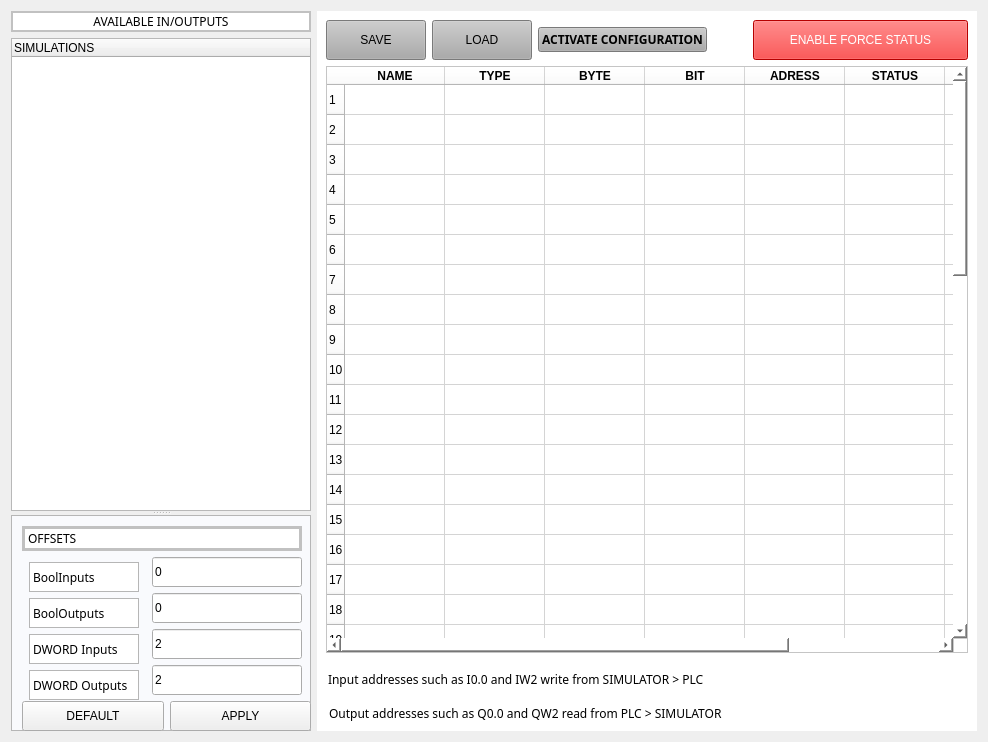
         <widget class="QWidget" name="IOPage">
          <property name="styleSheet">
           <string notr="true"/>
          </property>
          <layout class="QHBoxLayout" name="horizontalLayout_27">
           <item>
            <layout class="QHBoxLayout" name="horizontalLayout_26">
             <property name="leftMargin">
              <number>0</number>
             </property>
             <item>
              <widget class="QSplitter" name="splitter">
               <property name="styleSheet">
                <string notr="true">QLabel{
background-color: rgb(255, 255, 255);
border: 1px solid rgb(182, 182, 182);

}</string>
               </property>
               <property name="orientation">
                <enum>Qt::Vertical</enum>
               </property>
               <widget class="QWidget" name="TREE" native="true">
                <property name="sizePolicy">
                 <sizepolicy hsizetype="Expanding" vsizetype="Expanding">
                  <horstretch>0</horstretch>
                  <verstretch>0</verstretch>
                 </sizepolicy>
                </property>
                <property name="minimumSize">
                 <size>
                  <width>300</width>
                  <height>500</height>
                 </size>
                </property>
                <property name="sizeIncrement">
                 <size>
                  <width>0</width>
                  <height>0</height>
                 </size>
                </property>
                <layout class="QVBoxLayout" name="verticalLayout_11">
                 <property name="sizeConstraint">
                  <enum>QLayout::SetMaximumSize</enum>
                 </property>
                 <property name="leftMargin">
                  <number>0</number>
                 </property>
                 <property name="topMargin">
                  <number>0</number>
                 </property>
                 <property name="rightMargin">
                  <number>0</number>
                 </property>
                 <property name="bottomMargin">
                  <number>0</number>
                 </property>
                 <item>
                  <widget class="QLabel" name="label_34">
                   <property name="font">
                    <font>
                     <family>Segoe UI,Arial,sans-serif</family>
                    </font>
                   </property>
                   <property name="styleSheet">
                    <string notr="true">border: 2px solid rgb(193, 193, 193);</string>
                   </property>
                   <property name="text">
                    <string>AVAILABLE IN/OUTPUTS</string>
                   </property>
                   <property name="alignment">
                    <set>Qt::AlignCenter</set>
                   </property>
                  </widget>
                 </item>
                 <item>
                  <widget class="QTreeWidget" name="treeWidget_IO">
                   <property name="minimumSize">
                    <size>
                     <width>250</width>
                     <height>300</height>
                    </size>
                   </property>
                   <column>
                    <property name="text">
                     <string notr="true">SIMULATIONS</string>
                    </property>
                   </column>
                  </widget>
                 </item>
                </layout>
               </widget>
               <widget class="QWidget" name="OffsetMenu" native="true">
                <property name="sizePolicy">
                 <sizepolicy hsizetype="Expanding" vsizetype="Expanding">
                  <horstretch>0</horstretch>
                  <verstretch>0</verstretch>
                 </sizepolicy>
                </property>
                <property name="maximumSize">
                 <size>
                  <width>16777215</width>
                  <height>290</height>
                 </size>
                </property>
                <property name="styleSheet">
                 <string notr="true">#OffsetMenu{
    border: 1px solid rgb(182, 182, 182);
    background-color: #f9fafd;
}

Qlabel{
  border: 1px solid rgb(182, 182, 182);
}</string>
                </property>
                <layout class="QVBoxLayout" name="verticalLayout_12">
                 <property name="leftMargin">
                  <number>11</number>
                 </property>
                 <property name="topMargin">
                  <number>11</number>
                 </property>
                 <item>
                  <widget class="QLabel" name="OffsTitle">
                   <property name="sizePolicy">
                    <sizepolicy hsizetype="Fixed" vsizetype="Preferred">
                     <horstretch>0</horstretch>
                     <verstretch>0</verstretch>
                    </sizepolicy>
                   </property>
                   <property name="minimumSize">
                    <size>
                     <width>50</width>
                     <height>25</height>
                    </size>
                   </property>
                   <property name="maximumSize">
                    <size>
                     <width>280</width>
                     <height>25</height>
                    </size>
                   </property>
                   <property name="font">
                    <font>
                     <family>Segoe UI,Arial,sans-serif</family>
                    </font>
                   </property>
                   <property name="styleSheet">
                    <string notr="true">background-color: rgb(255, 255, 255);
border: 3px solid rgb(193, 193, 193);
</string>
                   </property>
                   <property name="text">
                    <string>OFFSETS</string>
                   </property>
                  </widget>
                 </item>
                 <item>
                  <layout class="QHBoxLayout" name="BoolIn_1">
                   <item>
                    <widget class="QLabel" name="offs_name_2">
                     <property name="minimumSize">
                      <size>
                       <width>0</width>
                       <height>30</height>
                      </size>
                     </property>
                     <property name="maximumSize">
                      <size>
                       <width>110</width>
                       <height>20</height>
                      </size>
                     </property>
                     <property name="font">
                      <font>
                       <family>Segoe UI,Arial,sans-serif</family>
                      </font>
                     </property>
                     <property name="styleSheet">
                      <string notr="true"/>
                     </property>
                     <property name="text">
                      <string>BoolInputs</string>
                     </property>
                    </widget>
                   </item>
                   <item>
                    <widget class="QLineEdit" name="QLineEdit_BoolInput">
                     <property name="minimumSize">
                      <size>
                       <width>50</width>
                       <height>30</height>
                      </size>
                     </property>
                     <property name="maximumSize">
                      <size>
                       <width>150</width>
                       <height>30</height>
                      </size>
                     </property>
                     <property name="layoutDirection">
                      <enum>Qt::LeftToRight</enum>
                     </property>
                     <property name="styleSheet">
                      <string notr="true"/>
                     </property>
                     <property name="text">
                      <string>0</string>
                     </property>
                    </widget>
                   </item>
                  </layout>
                 </item>
                 <item>
                  <layout class="QHBoxLayout" name="BoolOut_1">
                   <item>
                    <widget class="QLabel" name="offs_name">
                     <property name="minimumSize">
                      <size>
                       <width>0</width>
                       <height>30</height>
                      </size>
                     </property>
                     <property name="maximumSize">
                      <size>
                       <width>110</width>
                       <height>20</height>
                      </size>
                     </property>
                     <property name="font">
                      <font>
                       <family>Segoe UI,Arial,sans-serif</family>
                      </font>
                     </property>
                     <property name="styleSheet">
                      <string notr="true"/>
                     </property>
                     <property name="text">
                      <string>BoolOutputs</string>
                     </property>
                    </widget>
                   </item>
                   <item>
                    <widget class="QLineEdit" name="QLineEdit_BoolOutput">
                     <property name="minimumSize">
                      <size>
                       <width>50</width>
                       <height>30</height>
                      </size>
                     </property>
                     <property name="maximumSize">
                      <size>
                       <width>150</width>
                       <height>30</height>
                      </size>
                     </property>
                     <property name="layoutDirection">
                      <enum>Qt::LeftToRight</enum>
                     </property>
                     <property name="styleSheet">
                      <string notr="true"/>
                     </property>
                     <property name="text">
                      <string>0</string>
                     </property>
                    </widget>
                   </item>
                  </layout>
                 </item>
                 <item>
                  <layout class="QHBoxLayout" name="DWORDIn_1">
                   <item>
                    <widget class="QLabel" name="offs_name_3">
                     <property name="minimumSize">
                      <size>
                       <width>0</width>
                       <height>30</height>
                      </size>
                     </property>
                     <property name="maximumSize">
                      <size>
                       <width>110</width>
                       <height>20</height>
                      </size>
                     </property>
                     <property name="font">
                      <font>
                       <family>Segoe UI,Arial,sans-serif</family>
                      </font>
                     </property>
                     <property name="styleSheet">
                      <string notr="true"/>
                     </property>
                     <property name="text">
                      <string>DWORD Inputs</string>
                     </property>
                    </widget>
                   </item>
                   <item>
                    <widget class="QLineEdit" name="QLineEdit_DWORDInput">
                     <property name="minimumSize">
                      <size>
                       <width>50</width>
                       <height>30</height>
                      </size>
                     </property>
                     <property name="maximumSize">
                      <size>
                       <width>150</width>
                       <height>30</height>
                      </size>
                     </property>
                     <property name="layoutDirection">
                      <enum>Qt::LeftToRight</enum>
                     </property>
                     <property name="styleSheet">
                      <string notr="true"/>
                     </property>
                     <property name="text">
                      <string>2</string>
                     </property>
                    </widget>
                   </item>
                  </layout>
                 </item>
                 <item>
                  <layout class="QHBoxLayout" name="DWORDOut_1">
                   <item>
                    <widget class="QLabel" name="offs_name_4">
                     <property name="minimumSize">
                      <size>
                       <width>0</width>
                       <height>30</height>
                      </size>
                     </property>
                     <property name="maximumSize">
                      <size>
                       <width>110</width>
                       <height>20</height>
                      </size>
                     </property>
                     <property name="font">
                      <font>
                       <family>Segoe UI,Arial,sans-serif</family>
                      </font>
                     </property>
                     <property name="styleSheet">
                      <string notr="true"/>
                     </property>
                     <property name="text">
                      <string>DWORD Outputs</string>
                     </property>
                    </widget>
                   </item>
                   <item>
                    <widget class="QLineEdit" name="QLineEdit_DWORDOutput">
                     <property name="minimumSize">
                      <size>
                       <width>50</width>
                       <height>30</height>
                      </size>
                     </property>
                     <property name="maximumSize">
                      <size>
                       <width>150</width>
                       <height>30</height>
                      </size>
                     </property>
                     <property name="layoutDirection">
                      <enum>Qt::LeftToRight</enum>
                     </property>
                     <property name="styleSheet">
                      <string notr="true"/>
                     </property>
                     <property name="text">
                      <string>2</string>
                     </property>
                    </widget>
                   </item>
                  </layout>
                 </item>
                 <item>
                  <layout class="QHBoxLayout" name="horizontalLayout_24">
                   <item>
                    <widget class="QPushButton" name="pushButton_DefaultOffset">
                     <property name="sizePolicy">
                      <sizepolicy hsizetype="Expanding" vsizetype="Fixed">
                       <horstretch>0</horstretch>
                       <verstretch>0</verstretch>
                      </sizepolicy>
                     </property>
                     <property name="minimumSize">
                      <size>
                       <width>40</width>
                       <height>30</height>
                      </size>
                     </property>
                     <property name="maximumSize">
                      <size>
                       <width>16777215</width>
                       <height>30</height>
                      </size>
                     </property>
                     <property name="styleSheet">
                      <string notr="true"/>
                     </property>
                     <property name="text">
                      <string>DEFAULT</string>
                     </property>
                    </widget>
                   </item>
                   <item>
                    <widget class="QPushButton" name="pushButton_ApplyOffset">
                     <property name="sizePolicy">
                      <sizepolicy hsizetype="Expanding" vsizetype="Fixed">
                       <horstretch>0</horstretch>
                       <verstretch>0</verstretch>
                      </sizepolicy>
                     </property>
                     <property name="minimumSize">
                      <size>
                       <width>40</width>
                       <height>30</height>
                      </size>
                     </property>
                     <property name="maximumSize">
                      <size>
                       <width>10000</width>
                       <height>30</height>
                      </size>
                     </property>
                     <property name="styleSheet">
                      <string notr="true"/>
                     </property>
                     <property name="text">
                      <string>APPLY</string>
                     </property>
                    </widget>
                   </item>
                  </layout>
                 </item>
                </layout>
               </widget>
              </widget>
             </item>
             <item>
              <widget class="QWidget" name="tableWidget" native="true">
               <property name="styleSheet">
                <string notr="true">background-color: rgb(255, 255, 255);</string>
               </property>
               <layout class="QVBoxLayout" name="verticalLayout_10">
                <item>
                 <layout class="QHBoxLayout" name="horizontalLayout_28">
                  <item>
                   <widget class="QPushButton" name="pushButton_SaveIO">
                    <property name="minimumSize">
                     <size>
                      <width>100</width>
                      <height>40</height>
                     </size>
                    </property>
                    <property name="maximumSize">
                     <size>
                      <width>100</width>
                      <height>16777215</height>
                     </size>
                    </property>
                    <property name="autoFillBackground">
                     <bool>false</bool>
                    </property>
                    <property name="styleSheet">
                     <string notr="true">background-color: rgb(171, 171, 171);</string>
                    </property>
                    <property name="text">
                     <string>SAVE</string>
                    </property>
                    <property name="icon">
                     <iconset resource="Resource.qrc">
                      <normaloff>:/icon/media/icon/save-32.ico</normaloff>:/icon/media/icon/save-32.ico</iconset>
                    </property>
                   </widget>
                  </item>
                  <item>
                   <widget class="QPushButton" name="pushButton_LoadIO">
                    <property name="minimumSize">
                     <size>
                      <width>100</width>
                      <height>40</height>
                     </size>
                    </property>
                    <property name="maximumSize">
                     <size>
                      <width>100</width>
                      <height>16777215</height>
                     </size>
                    </property>
                    <property name="autoFillBackground">
                     <bool>false</bool>
                    </property>
                    <property name="styleSheet">
                     <string notr="true">background-color: rgb(171, 171, 171);</string>
                    </property>
                    <property name="text">
                     <string>LOAD</string>
                    </property>
                    <property name="icon">
                     <iconset resource="Resource.qrc">
                      <normaloff>:/icon/media/icon/icons_open.svg</normaloff>:/icon/media/icon/icons_open.svg</iconset>
                    </property>
                   </widget>
                  </item>
                  <item>
                   <widget class="QPushButton" name="pushButton_ReloadConfig">
                    <property name="font">
                     <font>
                      <family>Segoe UI,Arial,sans-serif</family>
                      <weight>75</weight>
                      <bold>true</bold>
                     </font>
                    </property>
                    <property name="autoFillBackground">
                     <bool>false</bool>
                    </property>
                    <property name="styleSheet">
                     <string notr="true">background-color: rgb(171, 171, 171);</string>
                    </property>
                    <property name="text">
                     <string>ACTIVATE CONFIGURATION</string>
                    </property>
                    <property name="icon">
                     <iconset>
                      <normaloff>icon/refresh-svgrepo-com.svg</normaloff>icon/refresh-svgrepo-com.svg</iconset>
                    </property>
                   </widget>
                  </item>
                  <item>
                   <spacer name="horizontalSpacer_18">
                    <property name="orientation">
                     <enum>Qt::Horizontal</enum>
                    </property>
                    <property name="sizeHint" stdset="0">
                     <size>
                      <width>40</width>
                      <height>20</height>
                     </size>
                    </property>
                   </spacer>
                  </item>
                  <item>
                   <widget class="QPushButton" name="pushButton_AllowForce">
                    <property name="minimumSize">
                     <size>
                      <width>215</width>
                      <height>40</height>
                     </size>
                    </property>
                    <property name="maximumSize">
                     <size>
                      <width>215</width>
                      <height>16777215</height>
                     </size>
                    </property>
                    <property name="styleSheet">
                     <string notr="true">
#pushButton_AllowForce {
    background-color: rgb(255, 0, 0);
	color: rgb(255, 255, 255);
}


#pushButton_AllowForce:checked {
    background-color: rgb(0, 255, 0); 
    color: black;

}</string>
                    </property>
                    <property name="text">
                     <string>ENABLE FORCE STATUS</string>
                    </property>
                    <property name="checkable">
                     <bool>true</bool>
                    </property>
                   </widget>
                  </item>
                 </layout>
                </item>
                <item>
                 <widget class="QTableWidget" name="tableWidget_IO">
                  <property name="acceptDrops">
                   <bool>true</bool>
                  </property>
                  <property name="rowCount">
                   <number>50</number>
                  </property>
                  <property name="columnCount">
                   <number>8</number>
                  </property>
                  <row/>
                  <row/>
                  <row/>
                  <row/>
                  <row/>
                  <row/>
                  <row/>
                  <row/>
                  <row/>
                  <row/>
                  <row/>
                  <row/>
                  <row/>
                  <row/>
                  <row/>
                  <row/>
                  <row/>
                  <row/>
                  <row/>
                  <row/>
                  <row/>
                  <row/>
                  <row/>
                  <row/>
                  <row/>
                  <row/>
                  <row/>
                  <row/>
                  <row/>
                  <row/>
                  <row/>
                  <row/>
                  <row/>
                  <row/>
                  <row/>
                  <row/>
                  <row/>
                  <row/>
                  <row/>
                  <row/>
                  <row/>
                  <row/>
                  <row/>
                  <row/>
                  <row/>
                  <row/>
                  <row/>
                  <row/>
                  <row/>
                  <row/>
                  <column>
                   <property name="text">
                    <string>NAME</string>
                   </property>
                   <property name="font">
                    <font>
                     <weight>75</weight>
                     <bold>true</bold>
                    </font>
                   </property>
                   <property name="background">
                    <color>
                     <red>221</red>
                     <green>221</green>
                     <blue>221</blue>
                    </color>
                   </property>
                  </column>
                  <column>
                   <property name="text">
                    <string>TYPE</string>
                   </property>
                   <property name="font">
                    <font>
                     <weight>75</weight>
                     <bold>true</bold>
                    </font>
                   </property>
                   <property name="background">
                    <color>
                     <red>221</red>
                     <green>221</green>
                     <blue>221</blue>
                    </color>
                   </property>
                  </column>
                  <column>
                   <property name="text">
                    <string>BYTE</string>
                   </property>
                   <property name="font">
                    <font>
                     <weight>75</weight>
                     <bold>true</bold>
                    </font>
                   </property>
                   <property name="background">
                    <color>
                     <red>221</red>
                     <green>221</green>
                     <blue>221</blue>
                    </color>
                   </property>
                  </column>
                  <column>
                   <property name="text">
                    <string>BIT</string>
                   </property>
                   <property name="font">
                    <font>
                     <weight>75</weight>
                     <bold>true</bold>
                    </font>
                   </property>
                   <property name="background">
                    <color>
                     <red>221</red>
                     <green>221</green>
                     <blue>221</blue>
                    </color>
                   </property>
                  </column>
                  <column>
                   <property name="text">
                    <string>ADRESS</string>
                   </property>
                   <property name="font">
                    <font>
                     <weight>75</weight>
                     <bold>true</bold>
                    </font>
                   </property>
                   <property name="background">
                    <color>
                     <red>221</red>
                     <green>221</green>
                     <blue>221</blue>
                    </color>
                   </property>
                  </column>
                  <column>
                   <property name="text">
                    <string>STATUS</string>
                   </property>
                   <property name="font">
                    <font>
                     <weight>75</weight>
                     <bold>true</bold>
                    </font>
                   </property>
                   <property name="background">
                    <color>
                     <red>221</red>
                     <green>221</green>
                     <blue>221</blue>
                    </color>
                   </property>
                  </column>
                  <column>
                   <property name="text">
                    <string>DESCRIPTION</string>
                   </property>
                   <property name="font">
                    <font>
                     <weight>75</weight>
                     <bold>true</bold>
                    </font>
                   </property>
                   <property name="background">
                    <color>
                     <red>221</red>
                     <green>221</green>
                     <blue>221</blue>
                    </color>
                   </property>
                  </column>
                  <column>
                   <property name="text">
                    <string>RANGE</string>
                   </property>
                   <property name="font">
                    <font>
                     <weight>75</weight>
                     <bold>true</bold>
                    </font>
                   </property>
                   <property name="background">
                    <color>
                     <red>221</red>
                     <green>221</green>
                     <blue>221</blue>
                    </color>
                   </property>
                  </column>
                 </widget>
                </item>
                <item>
                 <widget class="QLabel" name="infotxt">
                  <property name="minimumSize">
                   <size>
                    <width>0</width>
                    <height>40</height>
                   </size>
                  </property>
                  <property name="font">
                   <font>
                    <family>Segoe UI,Arial,sans-serif</family>
                   </font>
                  </property>
                  <property name="text">
                   <string>Input addresses such as I0.0 and IW2 write from SIMULATOR &gt; PLC  </string>
                  </property>
                  <property name="scaledContents">
                   <bool>false</bool>
                  </property>
                  <property name="wordWrap">
                   <bool>true</bool>
                  </property>
                  <property name="indent">
                   <number>2</number>
                  </property>
                 </widget>
                </item>
                <item>
                 <widget class="QLabel" name="infotxt2">
                  <property name="font">
                   <font>
                    <family>Segoe UI,Arial,sans-serif</family>
                   </font>
                  </property>
                  <property name="text">
                   <string> Output addresses such as Q0.0 and QW2 read from PLC &gt; SIMULATOR</string>
                  </property>
                 </widget>
                </item>
               </layout>
              </widget>
             </item>
            </layout>
           </item>
          </layout>
         </widget>
